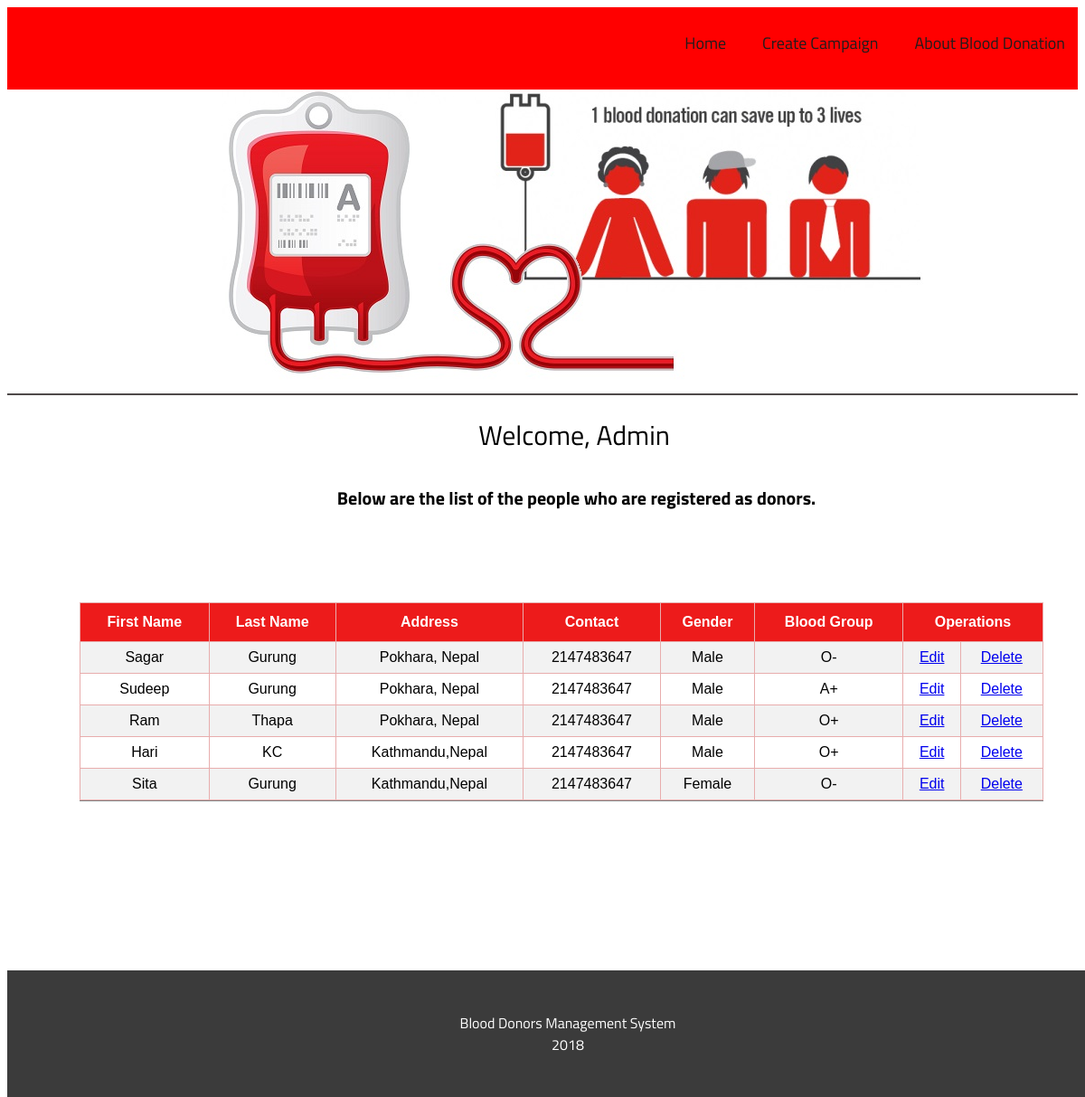
Page /dashboard.php on the committed database.
### tables this page shows
CREATE TABLE `blood` (
  `id` int(11) NOT NULL,
  `fname` text NOT NULL,
  `lname` text NOT NULL,
  `address` varchar(30) NOT NULL,
  `contact` varchar(20) NOT NULL,
  `gender` text NOT NULL,
  `blood_group` varchar(30) NOT NULL
);

### dashboard.php (the view, shortened to what this page needs)
<!DOCTYPE html>
<html>
<head>
</head>
<body>
     <header>
            <div class="wrapper">
                <h1 class="logo">Resto</h1>
                <nav>
                    <ul>
                        <li><a href="dashboard.php">Home</a></li>
                        <li><a href="campaign.html">Create Campaign</a></li>
                        <li><a href="about.html">About Blood Donation</a></li>
                    </ul>
                </nav>
            </div>
        </header>
        <div id="banner">
        <img src="images/header.jpg" style="margin-left: 20%;">
    </div>
    <div class="line"></div>
    <div class="title">
        <ul>
            <li>Welcome, Admin</li>
        </ul>
    </div>
    <div class="title2">
        <h4>Below are the list of the people who are registered as donors.</h4>
    </div>
<?php
include 'dbconnect.php';
$qry="Select * from blood";
$result=mysqli_query($conn,$qry);
echo"<table border='1' id='customers'>
            <tr>
                <th>First Name</th>
                <th>Last Name</th>
                <th>Address</th>
                <th>Contact</th>
                <th>Gender</th>
                <th>Blood Group</th>
                <th colspan=2>Operations</th>
            </tr>";
while($row=mysqli_fetch_array($result)){
    echo "<tr>
                <td>".$row['fname']."</td>
                <td>".$row['lname']."</td>
                <td>".$row['address']."</td>
                <td>".$row['contact']."</td>
                <td>".$row['gender']."</td>
                <td>".$row['blood_group']."</td>
                <td><a href='editform.php?id=".$row['id']."'>Edit</td>
                <td><a href='delete.php?id=".$row['id']."' >Delete</td>
        </tr>";
}
?>
</body>
<footer>
     <div class="wrapper">
         <ul>
             <li>Blood Donors Management System</li>
                 <li>2018</li>
        </ul>
     </div>
</footer>
</html>

### dashboard.php (style rules this page uses)
body { font-family: 'Titillium Web', sans-serif; }
.wrapper { width: 100%; max-width: 1180px; padding: 0 10px; margin: 0 auto; }
.wrapper:after { display: block; content: ""; clear: both; }
h1.logo { background-image: url(images/logo1.png); background-repeat: no-repeat; width: 100px; text-indent: -10000px; float: left; }
header { background-color:red; top:0; }
header nav { float: right; }
header nav li { float: left; list-style-type: none; margin: 10px 20px; }
header nav li a { text-decoration: none; color: #201C1C; font-size: 18px; }
.line { width: 100%; display: block; border-bottom: 2px solid #4F4A4A; }
.line:after { display: block; content: ""; clear: both; }
#banner img { opacity: 1; }
.title { display: block; }
.title:after { display: block; }
.title ul li { font-size: 40px; list-style: none; text-align: center; }
.title2 { display: block; font-size: 20px; padding-left: 75px; text-align: center; }
.title2:after { clear: both; content: ""; display: block; }
#customers { font-family: "Trebuchet MS", Arial, Helvetica, sans-serif; border-collapse: collapse; width: 90%; margin-top:100px; margin-left:80px; }
#customers td, #customers th { border: 1px solid #E8ADAD; padding: 8px; text-align:center; }
table:after { display: block; clear: both; content: ""; }
.title ul li { font-size: 30px; display: block; padding:5px; margin-left: 30px; }
#customers tr:nth-child(even) { background-color: #f2f2f2; }
#customers:after { clear: both; display: block; content: ""; }
#customers th { padding-top: 12px; padding-bottom: 12px; text-align: center; background-color: #ED1B1B; color: white; }
footer { background: #3b3b3b; margin-top: 40%; padding: 30px 0; width: 100%; position: absolute; }
footer:after { content: ""; display: block; clear: both; }
footer ul { list-style: none; color: white; text-align: center; }

### rows in the picture
blood: fname "Sagar", lname "Gurung", address "Pokhara, Nepal", contact "2147483647", gender "Male", blood_group "O-"
blood: fname "Sudeep", lname "Gurung", address "Pokhara, Nepal", contact "2147483647", gender "Male", blood_group "A+"
blood: fname "Ram", lname "Thapa", address "Pokhara, Nepal", contact "2147483647", gender "Male", blood_group "O+"
blood: fname "Hari", lname "KC", address "Kathmandu,Nepal", contact "2147483647", gender "Male", blood_group "O+"
blood: fname "Sita", lname "Gurung", address "Kathmandu,Nepal", contact "2147483647", gender "Female", blood_group "O-"
